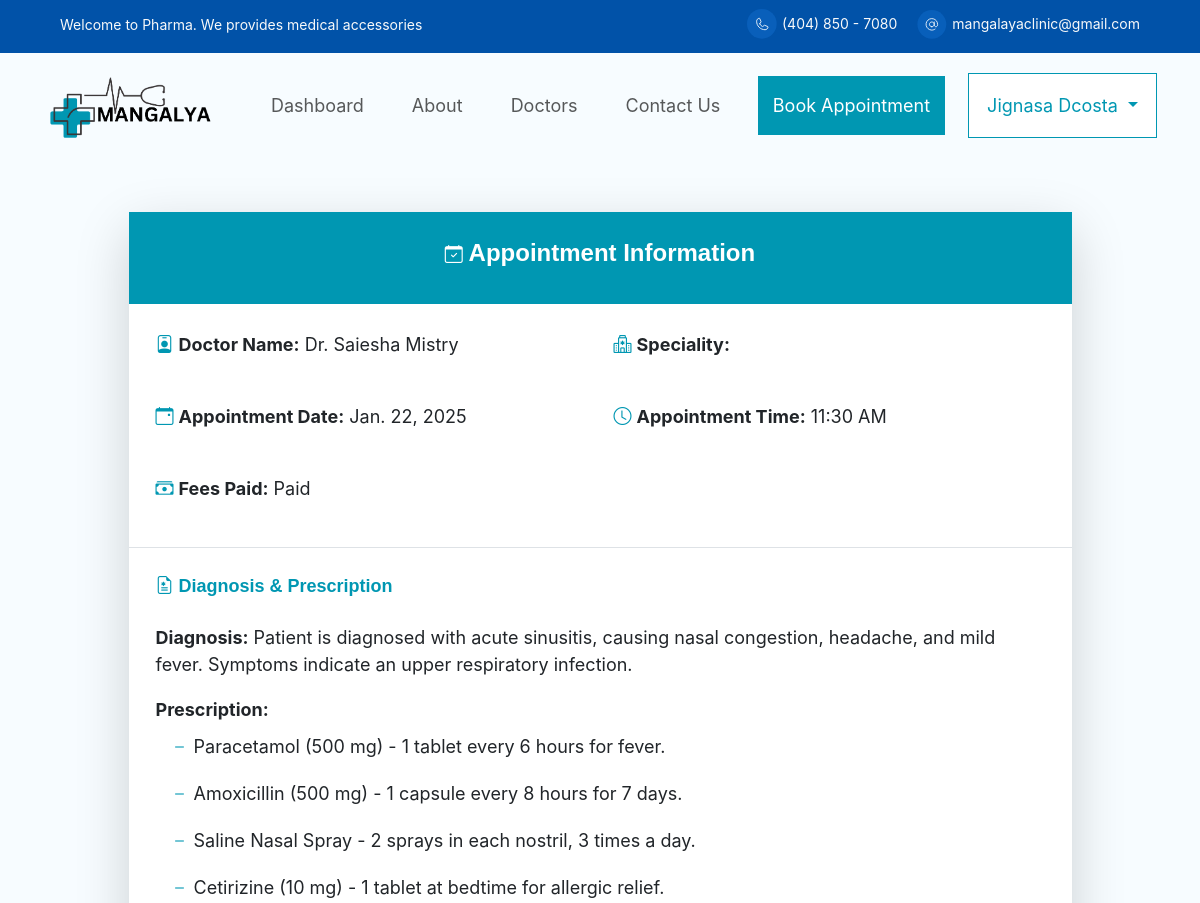
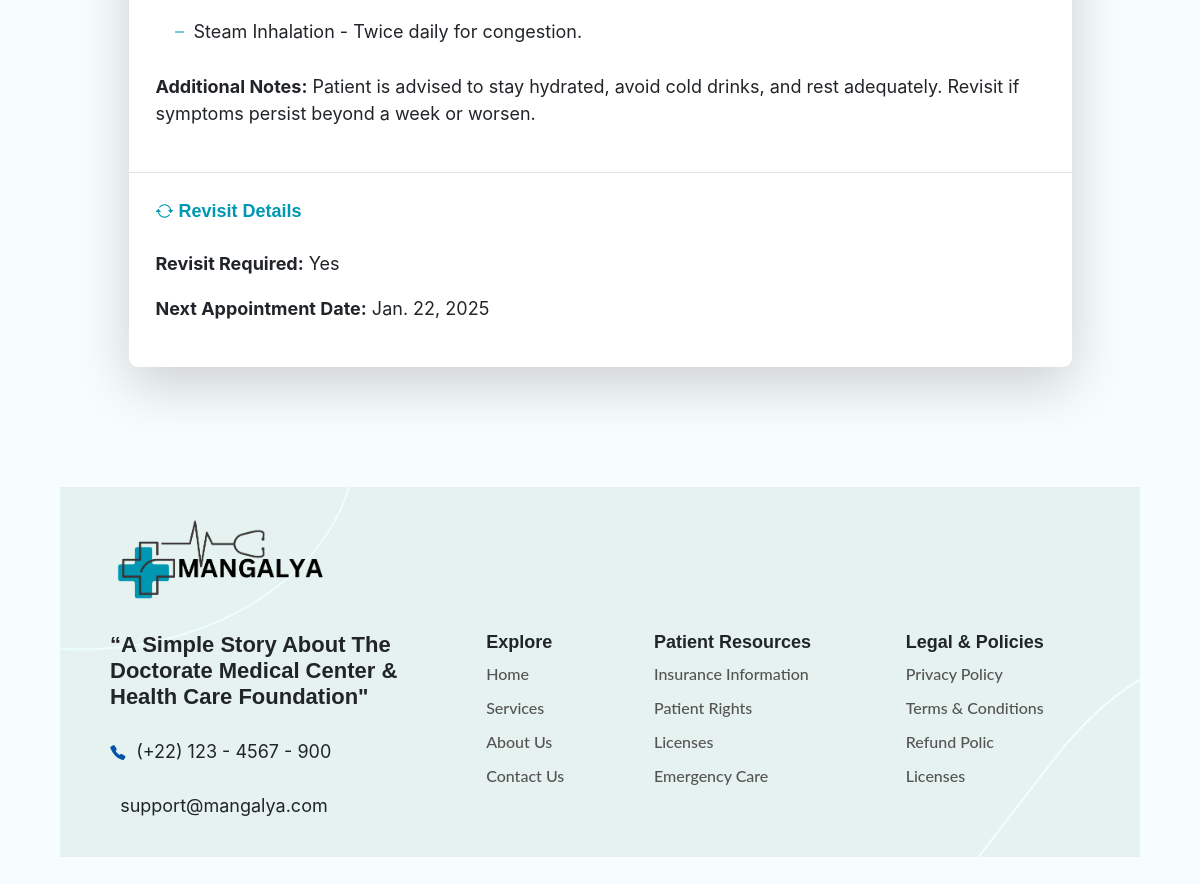
The app's page /appointment/2/details/ (signed in) with its own data (2 pictures, top to bottom).
### appointment/models.py (models this page shows, shortened)
class CustomUser(AbstractUser):
    email = models.EmailField(unique=True)  # Use email as the unique identifier
    is_patient = models.BooleanField(default=False, db_index=True)
    is_doctor = models.BooleanField(default=False, db_index=True)
    user_permissions=models.ManyToManyField('auth.Permission',related_name='account_user_permission_set',blank=True)
    groups = models.ManyToManyField('auth.Group',related_name='account_user_set',blank=True)
    USERNAME_FIELD = 'email'
    REQUIRED_FIELDS = ['username']
    class Meta:
        indexes = [
            models.Index(fields=['username']),
            models.Index(fields=['email']),
        ]

class Appointment(models.Model):
    STATUS_CHOICES = [
        ('Scheduled', 'Scheduled'),
        ('Completed', 'Completed'),
        ('Cancelled', 'Cancelled'),
    ]
    patient = models.ForeignKey(CustomUser, on_delete=models.CASCADE, related_name='appointments', limit_choices_to={'is_patient': True})
    doctor = models.ForeignKey(CustomUser, on_delete=models.CASCADE, related_name='appointments_as_doctor', limit_choices_to={'is_doctor': True})
    date = models.DateField()
    time = models.CharField(max_length=10, choices=TIME_SLOT_CHOICES)
    status = models.CharField(max_length=10, choices=STATUS_CHOICES, default='Scheduled')

class AppointmentDetail(models.Model):
    appointment = models.OneToOneField(Appointment, on_delete=models.CASCADE, related_name='details')
    diagnosis = models.TextField()
    prescription = models.TextField(null=True, blank=True)
    fee_status = models.CharField(max_length=10, choices=[('', 'Select Status'),('Paid', 'Paid'), ('Unpaid', 'Unpaid')],)
    additional_notes = models.TextField(blank=True, null=True)
    revisit_required = models.CharField(max_length=10, choices=[('Yes', 'Yes'), ('No', 'No')],)
    revisit_date = models.DateField(blank=True, null=True)

### appointment/views.py (the view)
# urls.py: path('appointment/<int:appointment_id>/details/', views.patient_appointment_detail, name='patient_appointment_detail'),
@login_required
def patient_appointment_detail(request, appointment_id):
    appointment = get_object_or_404(Appointment, id=appointment_id)
    appointment_detail,created = AppointmentDetail.objects.get_or_create(appointment=appointment)
    return render(request, 'patient_appointment_detail.html', {
        'appointment': appointment,
        'appointment_detail': appointment_detail,
    })

### templates/patient_appointment_detail.html (shortened to what this page needs)
{% extends "base.html" %}
{% load static %}
{% block content %}
<div class="container mt-5">
    <div id="detailsCard" class="card shadow-lg border-0 rounded-3">
        <div class="apt-p-card-header text-white text-center p-4">
            <h5><i class="bi bi-calendar-check"></i> Appointment Information</h5>
        </div>
        <div class="apt-p-card-body p-4">
            <div class="row mb-4">
                <div class="col-md-6">
                    <p><i class="bi bi-person-badge"></i> <strong>Doctor Name:</strong> Dr. {{ appointment.doctor.first_name }} {{ appointment.doctor.last_name }}</p>
                </div>
                <div class="col-md-6">
                    <p><i class="bi bi-hospital"></i> <strong>Speciality:</strong> {{ appointment.speciality }}</p>
                </div>
            </div>
            <div class="row mb-4">
                <div class="col-md-6">
                    <p><i class="bi bi-calendar-event"></i> <strong>Appointment Date:</strong> {{ appointment.date }}</p>
                </div>
                <div class="col-md-6">
                    <p><i class="bi bi-clock"></i> <strong>Appointment Time:</strong> {{ appointment.time }}</p>
                </div>
            </div>
            <div class="row">
                <div class="col-md-6">
                    <p><i class="bi bi-cash-stack"></i> <strong>Fees Paid:</strong> {{ appointment_detail.fee_status }}</p>
                </div>
            </div>
        </div>
        <div class="apt-p-card-body border-top p-4">
            <h6 class="text-brand-color mb-4"><i class="bi bi-file-earmark-medical"></i> Diagnosis & Prescription</h6>
            <p><strong>Diagnosis:</strong> {{ appointment_detail.diagnosis }}</p>
            <ul class="list-group mb-3 ">
            <p class="mb-0"><strong>Prescription:</strong></p>
                {% for item in appointment_detail.prescription.splitlines %}
                    <li class=""><i class="bi bi-dash"></i> {{ item }}</li>
                {% empty %}
                    <li class=" text-muted">No prescription available.</li>
                {% endfor %}
            </ul>
            <p><strong>Additional Notes:</strong> {{ appointment_detail.additional_notes }}</p>
        </div>
        <div class="card-body border-top p-4">
            <h6 class="text-brand-color mb-4"><i class="bi bi-arrow-repeat"></i> Revisit Details</h6>
            <p><strong>Revisit Required:</strong> {{ appointment_detail.revisit_required }}</p>
            <p><strong>Next Appointment Date:</strong> {{ appointment_detail.revisit_date }}</p>
        </div>
    </div>
</div>
{% endblock content %}

### templates/base.html (shortened to what this page needs)
{% load static %}
<!DOCTYPE html>
<html lang="en">
<head>
    <link href="https://cdn.jsdelivr.net/npm/bootstrap@5.3.3/dist/css/bootstrap.min.css" rel="stylesheet">
    <link href="https://cdn.jsdelivr.net/npm/bootstrap-icons/font/bootstrap-icons.css" rel="stylesheet">
    <link rel="stylesheet" href="{% static 'css/style.css' %}">
</head>
<body>
{% block header %}
  <div id="top-bar" class="d-flex pt-2 ">
    <div class="flex-fill pt-1" style="margin-left: 60px;">
      <p class="text-light" style="font-size: 14px;">Welcome to Pharma. We provides medical accessories</p>
    </div>
    <div class="flex-shrink-1" style="margin-right: 20px;">
      <img src="{% static 'images/icons/contact-phone-icon.svg' %}" style="width: 30px;" alt="">
      <span class="text-light" style="font-size: 14px;">(404) 850 - 7080</span>
      </div>
      <div class="flex-shrink-1" style="margin-right: 60px;">
      <img src="{% static 'images/icons/email-Icon.svg' %}" style="width: 30px;" alt="">
      <span class="text-light" style="font-size: 14px;">mangalayaclinic@gmail.com</span>
    </div>
  </div>
 {% if user.is_patient == True %}
<nav class="navbar navbar-expand-lg d-flex justify-content-between" style="margin:0px 30px">
  <div class="container-fluid">
    <a class="navbar-brand" href="{% url 'index' %}">
      <img src="{% static 'images/Logo/Logo-cropped.svg' %}" alt="Logo" width="172px">
    </a>
    <div class="collapse navbar-collapse justify-content-center" id="navbarScroll">
      <ul class="navbar-nav my-2 my-lg-0 fs-5">
        <li class="nav-item">
          <a class="nav-link {% if request.resolver_match.url_name == 'appointment_history' or request.resolver_match.url_name == 'patient_dashboard' %}active{% endif %}" href="{% url 'patient_dashboard' %}">Dashboard</a>
        </li>
        <li class="nav-item">
          <a class="nav-link" href="#">About</a>
        </li>
        <li class="nav-item">
          <a class="nav-link {% if request.resolver_match.url_name == 'doctor_list' or request.resolver_match.url_name == 'doctor_profile' %}active{% endif %}" href="{% url 'doctor_list' %}">Doctors</a>
        </li>
        <li class="nav-item">
          <a class="nav-link {% if request.resolver_match.url_name == 'contact' %}active{% endif %}" href="{% url 'contact' %}">Contact Us</a>
        </li>
      </ul>
    </div>
    <div>
      <a href="{% url 'book_appointment' %}" class="btn btn-primary me-3">Book Appointment</a>
      {% if user.is_authenticated %}
        <div class="dropdown d-inline">
          <button class="btn btn-outline-primary dropdown-toggle p-3" type="button" id="userDropdown" data-bs-toggle="dropdown" aria-expanded="false" style="color: #0097B2; border-color: #0097B2; background-color: white; border-radius: 0px;">
            {{ user.first_name }} {{ user.last_name }}
          </button>
        </div>
      {% endif %}
    </div>
  </div>
</nav>
{% endif %}
{% endblock header %}
{% block content %}
{% endblock content %}
{% block footer %}
<section class="footer-wrapper">
  <div class="footer-container d-flex">
    <div class="row d-flex justify-content-between border-info">
      <div class="col-12 mb-4">
        <a href="#"><img src="{% static 'images/Logo/Logo-cropped.svg' %}" class="footer-logo" alt=""></a>
      </div>
      <div class="col-lg-4 col-xxl-4 mb-3">
        <h5 class="tag-line mb-4">“A Simple Story About The Doctorate Medical Center & Health Care Foundation"</h5>
        <div class="mb-4">
          <img src="{% static 'images/icons/blue-phone-icon.svg' %}"  alt=""> &nbsp;(+22) 123 - 4567 - 900
        </div>
          <div>
            <img src="{% static 'images/icons/envelop.svg' %}"  alt=""> &nbsp;support@mangalya.com
          </div>
      </div>
        <div class="col-lg-2 col-xxl-2 mb-3 ps-5">
          <h6 class="text-start">Explore</h6>
          <div class="footer-list">
            <a href="{% url 'index' %}">Home</a>
            <a href="#">Services</a>
            <a href="#">About Us</a>
            <a href="{% url 'contact' %}">Contact Us</a>
          </div>
        </div>
        <div class="col-lg-3 col-xxl-3 mb-3 ps-5">
          <h6 class="text-start">Patient Resources</h6>
          <div class="footer-list">
            <a href="/">Insurance Information</a>
            <a href="#">Patient Rights</a>
            <a href="#">Licenses</a>
            <a href="#">Emergency Care</a>
          </div>
        </div>
        <div class="col-lg-3 col-xxl-3 mb-3 ps-5">
          <h6 class="text-start">Legal & Policies</h6>
          <div class="footer-list">
            <a href="/">Privacy Policy</a>
            <a href="#">Terms & Conditions</a>
            <a href="#">Refund Polic</a>
            <a href="#">Licenses</a>
          </div>
        </div>
      </div>
      </div>
</section>
{% endblock footer %}
</body>
</html>

### static/css/style.css (style rules this page uses)
body { background-color:#f7fcff; }
.btn-primary { background-color: #0097B2; color: #ffffff; border-style: none; border-radius: 0px; padding: 16px 15px; width: fit-content; }
.text-brand-color { color: #0097B2; }
.card { margin: 10px 85px !important; }
#top-bar { background-color: #0152A8; }
h5 { font-family: "Montserrat", sans-serif; font-size: 24px; font-weight: 600; }
h6 { font-family: "Montserrat", sans-serif; font-size: 18px; font-weight: 600; }
.footer-logo { width: 300px; }
.footer-wrapper { margin: 120px auto 0; display: flex; }
.footer-container { margin: 0 auto 40px; background: url('/static/images/Footer-Background.png') no-repeat; background-size: cover; background-position: center; width: 90%; align-items: center; justify-content:space-around; display: flex; padding: 40px 80px; }
.footer-list a { color: #545454; text-align: left; text-decoration: none; padding: 0; font-family: "Lato", sans-serif; font-size: 18px; font-weight: 500; }
.footer-list { display: flex; flex-direction: column ; text-decoration: none; text-align: left; gap: 10px; }
.apt-p-card-header { background-color: #0097B2 ; }
.apt-p-card-body i { color: #0097B2; }
@media screen and (max-width: 1400px) { .footer-logo { width: 220px; } }
@media screen and (max-width: 1400px) { .footer-wrapper { margin: 120px auto 0; display: flex; } }
@media screen and (max-width: 1400px) { .footer-container { margin: 0 auto 40px; background: url('/static/images/Footer-Background.png') no-repeat; background-size: cover; background-position: center; width: 90%; align-items: center; justify-content:space-around; display: flex; padding: 20px 50px; } }
@media screen and (max-width: 1400px) { .footer-list a { color: #545454; text-align: left; text-decoration: none; padding: 0; font-family: "Lato", sans-serif; font-size: 16px; font-weight: 500; } }
@media screen and (max-width: 1400px) { .tag-line { font-size: 22px; } }

### templates/base.html (style rules this page uses)
* { font-family: "Inter", sans-serif; font-size: 18px; }
li { display: inline-block; padding: 10px 15px; }

### records on screen
CustomUser: first_name "Jignasa", last_name "Dcosta"
Appointment: doctor.first_name "Saiesha", doctor.last_name "Mistry", date "Jan. 22, 2025", time "11:30 AM"
AppointmentDetail: fee_status "Paid", diagnosis "Patient is diagnosed with acute sinusitis, causing nasal congestion, headache, and mild fever. Symptoms indicate an upper respiratory infection.", additional_notes "Patient is advised to stay hydrated, avoid cold drinks, and rest adequately. Revisit if symptoms persist beyond a week or worsen.", revisit_required "Yes", revisit_date "Jan. 22, 2025"

### other values on screen
{{ item }} "Paracetamol (500 mg) - 1 tablet every 6 hours for fever." "Amoxicillin (500 mg) - 1 capsule every 8 hours for 7 days." "Saline Nasal Spray - 2 sprays in each nostril, 3 times a day." "Cetirizine (10 mg) - 1 tablet at bedtime for allergic relief." "Steam Inhalation - Twice daily for congestion."
